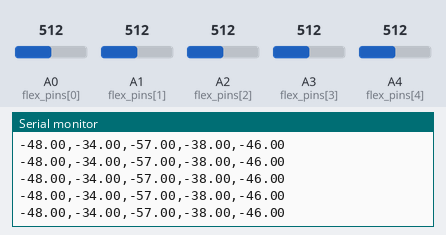
Bench run of a program on a simulated Arduino Nano, built with avr-gcc and run on an emulated ATmega328P. On the bench: the last lines printed to the serial monitor. The test bench sets the inputs (shaded band); at power-on: A0 (flex_pins[0]) = 512, A1 (flex_pins[1]) = 512, A2 (flex_pins[2]) = 512, A3 (flex_pins[3]) = 512, A4 (flex_pins[4]) = 512.

Above: at 1.2 s.
1.3 s: A0 (flex_pins[0]) set to 716
At 1.33 s:
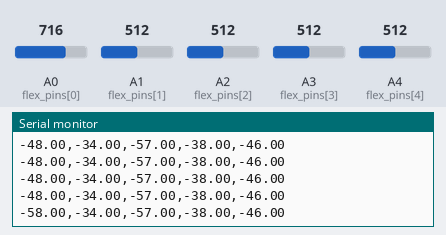
4.3 s: A1 (flex_pins[1]) set to 716
At 4.31 s:
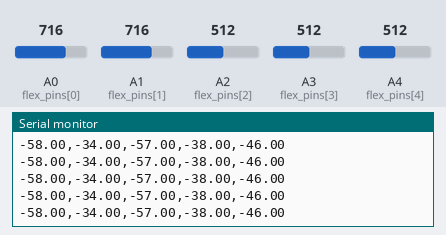
7.3 s: A2 (flex_pins[2]) set to 716
At 7.3 s:
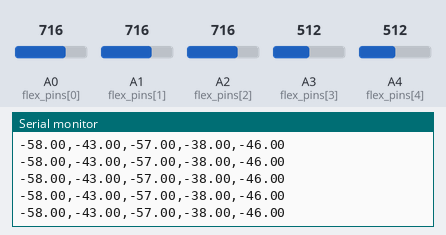
10.3 s: A3 (flex_pins[3]) set to 716
At 10.34 s:
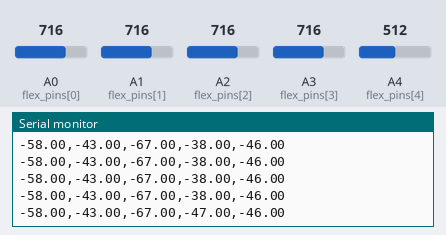
11.8 s: A4 (flex_pins[4]) set to 716
At 11.81 s:
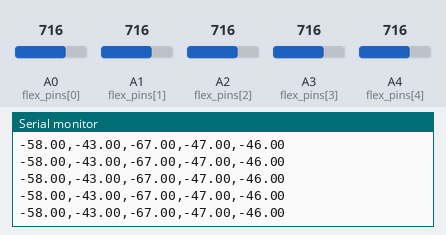
14.8 s: A0 (flex_pins[0]) set to 992
At 14.85 s:
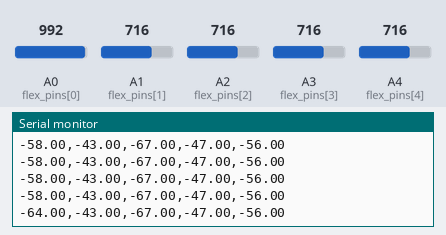
Timing chart, 0 to 17.3 s (numbered marks = the images above; inputs shaded):
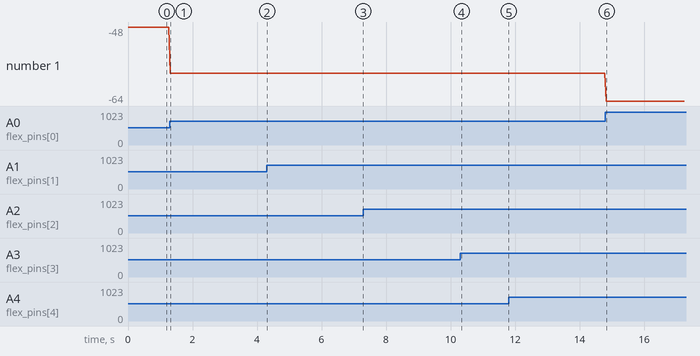

The program:

main.cpp
```cpp
#include <Arduino.h>
#include "sensors/flex.h"
#include "sensors/mpu.h""
#include "sensors/transceiver.h"

float finger[5];
float rotation[3];
float force[3];
const int BAUD_RATE = 9600;

void setup() {
  Serial.begin(BAUD_RATE);
  //setupMPU();
}

void loop() {
  // recordGyroRegisters();
  // recordAccelRegisters();
  // getGyroRotation(rotation[0], rotation[1], rotation[2]);
  // getAccForce(force[0], force[1], force[2]);
  getAngles(finger[0], finger[1], finger[2], finger[3], finger[4]);
  // float allData[10] = {rotation[0], rotation[1], rotation[2], force[0], force[1], force[2], finger[0], finger[1], finger[2], finger[3]};

  Serial.println(String(finger[0]) + "," + String(finger[1]) + "," + String(finger[2]) + "," + String(finger[3]) + "," + String(finger[4]));

  // Serial.println(String(finger[0]) + "|" + String(finger[1]) + "|"
  // + String(finger[2]) + "|" + String(finger[3]) + "|" + String(rotation[0]) + "|"
  // + String(rotation[1]) + "|" + String(rotation[2]) + "|" + String(force[0])+ "|"
  // + String(force[1]) + "|" + String(force[2]));

  //for(int i = 0; i < 5; i++){
  //  Serial.print(finger[i]);
  //  Serial.print(" | ");
  //}
  delay(50);
}
```

flex.h
```cpp
#include <Arduino.h>

void readFlexPins(float& f1, float& f2, float& f3, float& f4, float& f5);

void getAngles(float& f1, float& f2, float& f3, float& f4, float& f5);
```

mpu.h
```cpp
void setupMPU();

void processAccelData();

void processGyroData();

void recordAccelRegisters();

void recordGyroRegisters();

void getAccForce(float& aX, float& aY, float& aZ);

void getGyroRotation(float& gX, float& gY, float& gZ);

void getAccRaw(long& aX, long& aY, long& aZ);

void getGyroRaw(long& gX, long& gY, long& gZ);
```

transceiver.h
```cpp
// Transmitter
void setupTransmitter();

void sendText(const char text[]);

// Receiver
void setupReceiver();

void receiveText();
```

calc_hyp.cpp
```cpp
#include <Arduino.h>

int readSerial()
{
  int i = Serial.parseInt();

  if(i < 1 || (i%1 != 0))
  {
    Serial.println("That isn't a valid integer");
    return 0;
  }
  Serial.println(i);
  Serial.parseInt();
  return i;
}

void findSide(int x, int y)
{
  float hypotenuse = sqrt(x*x + y*y);

  Serial.print("Hypotenuse = ");
  Serial.println(hypotenuse);
}

void calculate_hypotenuse(){
  int a;
  int b;
  Serial.print("Enter a side value: ");
  while(!Serial.available());
  a = readSerial();
    if(a == 0)
    {
      return;
    }
  Serial.print("Enter the other side value: ");
  while(!Serial.available());
  b = readSerial();
    if(b == 0)
    {
      return;
    }
  findSide(a,b);

  Serial.println();
}
```

flex.cpp
```cpp
#include <Arduino.h>

const int flex_pins[5] = {A0, A1, A2, A3, A4};

void readFlexPins(float& f1, float& f2, float& f3, float& f4, float& f5){
  f1 = analogRead(flex_pins[0]);
  f2 = analogRead(flex_pins[1]);
  f3 = analogRead(flex_pins[2]);
  f4 = analogRead(flex_pins[3]);
  f5 = analogRead(flex_pins[4]);
}

void getAngles(float& f1, float& f2, float& f3, float& f4, float& f5){
  const float VCC = 4.725; // Measured voltage of Ardunio 5V line
  const float R_DIV = 10000.0; // Measured resistance of 3.3k resistor

  // Upload the code, then try to adjust these values to more
  // accurately calculate bend degree.
  const float STRAIGHT_RESISTANCE0 = 40300.0; // resistance when straight
  const float BEND_RESISTANCE0 = 96000.0; // resistance at 90 deg

  const float STRAIGHT_RESISTANCE1 = 32300.0; // resistance when straight
  const float BEND_RESISTANCE1 = 90000.0; // resistance at 90 deg

  const float STRAIGHT_RESISTANCE2 = 42300.0; // resistance when straight
  const float BEND_RESISTANCE2 = 93000.0; // resistance at 90 deg

  const float STRAIGHT_RESISTANCE3 = 32300.0; // resistance when straight
  const float BEND_RESISTANCE3 = 85000.0; // resistance at 90 deg

  const float STRAIGHT_RESISTANCE4 = 37300.0; // resistance when straight
  const float BEND_RESISTANCE4 = 90000.0; // resistance at 90 deg

  float flexV[5];
  flexV[0] = analogRead(flex_pins[0]) * VCC / 1023.0;
  flexV[1] = analogRead(flex_pins[1]) * VCC / 1023.0;
  flexV[2] = analogRead(flex_pins[2]) * VCC / 1023.0;
  flexV[3] = analogRead(flex_pins[3]) * VCC / 1023.0;
  flexV[4] = analogRead(flex_pins[4]) * VCC / 1023.0;

  float flexR[5];
  flexR[0] = R_DIV * (VCC / flexV[0] - 1.0);
  flexR[1] = R_DIV * (VCC / flexV[1] - 1.0);
  flexR[2] = R_DIV * (VCC / flexV[2] - 1.0);
  flexR[3] = R_DIV * (VCC / flexV[3] - 1.0);
  flexR[4] = R_DIV * (VCC / flexV[4] - 1.0);

  float angle[5];
  angle[0] = map(flexR[0], STRAIGHT_RESISTANCE0, BEND_RESISTANCE0, 0, 90.0);
  angle[1] = map(flexR[1], STRAIGHT_RESISTANCE1, BEND_RESISTANCE1, 0, 90.0);
  angle[2] = map(flexR[2], STRAIGHT_RESISTANCE2, BEND_RESISTANCE2, 0, 90.0);
  angle[3] = map(flexR[3], STRAIGHT_RESISTANCE3, BEND_RESISTANCE3, 0, 90.0);
  angle[4] = map(flexR[4], STRAIGHT_RESISTANCE4, BEND_RESISTANCE4, 0, 90.0);

  f1 = angle[0];
  f2 = angle[1];
  f3 = angle[2];
  f4 = angle[3];
  f5 = angle[4];
}
```

mpu.cpp
```cpp
// Using code from EEEnthusiast that I formatted to my needs
// https://github.com/VRomanov89/EEEnthusiast/blob/master/MPU-6050%20Implementation/MPU6050_Implementation/MPU6050_Implementation.ino

#include <Wire.h>

long accelX, accelY, accelZ;
float gForceX, gForceY, gForceZ;

long gyroX, gyroY, gyroZ;
float rotX, rotY, rotZ;

void setupMPU(){
  Wire.beginTransmission(0b1101000); //This is the I2C address of the MPU (b1101000/b1101001 for AC0 low/high datasheet sec. 9.2)
  Wire.write(0x6B); //Accessing the register 6B - Power Management (Sec. 4.28)
  Wire.write(0b00000000); //Setting SLEEP register to 0. (Required; see Note on p. 9)
  Wire.endTransmission();
  Wire.beginTransmission(0b1101000); //I2C address of the MPU
  Wire.write(0x1B); //Accessing the register 1B - Gyroscope Configuration (Sec. 4.4)
  Wire.write(0x00000000); //Setting the gyro to full scale +/- 250deg./s
  Wire.endTransmission();
  Wire.beginTransmission(0b1101000); //I2C address of the MPU
  Wire.write(0x1C); //Accessing the register 1C - Acccelerometer Configuration (Sec. 4.5)
  Wire.write(0b00000000); //Setting the accel to +/- 2g
  Wire.endTransmission();
}

void processAccelData(){
  gForceX = accelX / 16384.0;
  gForceY = accelY / 16384.0;
  gForceZ = accelZ / 16384.0;
}

void processGyroData() {
  rotX = gyroX / 131.0;
  rotY = gyroY / 131.0;
  rotZ = gyroZ / 131.0;
}

void recordAccelRegisters() {
  Wire.beginTransmission(0b1101000); //I2C address of the MPU
  Wire.write(0x3B); //Starting register for Accel Readings
  Wire.endTransmission();
  Wire.requestFrom(0b1101000,6); //Request Accel Registers (3B - 40)
  while(Wire.available() < 6);
  accelX = Wire.read()<<8|Wire.read(); //Store first two bytes into accelX
  accelY = Wire.read()<<8|Wire.read(); //Store middle two bytes into accelY
  accelZ = Wire.read()<<8|Wire.read(); //Store last two bytes into accelZ
  processAccelData();
}

void recordGyroRegisters() {
  Wire.beginTransmission(0b1101000); //I2C address of the MPU
  Wire.write(0x43); //Starting register for Gyro Readings
  Wire.endTransmission();
  Wire.requestFrom(0b1101000,6); //Request Gyro Registers (43 - 48)
  while(Wire.available() < 6);
  gyroX = Wire.read()<<8|Wire.read(); //Store first two bytes into accelX
  gyroY = Wire.read()<<8|Wire.read(); //Store middle two bytes into accelY
  gyroZ = Wire.read()<<8|Wire.read(); //Store last two bytes into accelZ
  processGyroData();
}

// "Getter" Methods

// processed Values
void getAccForce(float& aX, float& aY, float& aZ){
  aX = gForceX;
  aY = gForceY;
  aZ = gForceZ;
}

void getGyroRotation(float& gX, float& gY, float& gZ){
  gX = rotX;
  gY = rotY;
  gZ = rotZ;
}

// raw Values
void getAccRaw(long& aX, long& aY, long& aZ){
  aX = accelX;
  aY = accelY;
  aZ = accelZ;
}

void getGyroRaw(long& gX, long& gY, long& gZ){
  gX = gyroX;
  gY = gyroY;
  gZ = gyroZ;
}
```

transceiver.cpp
```cpp
#include <Arduino.h>
#include <SPI.h>
#include <nRF24L01.h>
#include <RF24.h>
RF24 radio(7, 8); // CE, CSN (Module Pins)
const byte address[6] = "00001";


// must be included in setup method not in loop
void setupTransmitter(){
  radio.begin();
  radio.openWritingPipe(address);
  radio.setPALevel(RF24_PA_MIN);
  radio.stopListening();
}

// must be included in setup method not in loop
void setupReceiver(){
  radio.begin();
  radio.openReadingPipe(0, address);
  radio.setPALevel(RF24_PA_MIN);
  radio.startListening();
}


void sendText(const char text[]){
  radio.write(&text, sizeof(text));
}

void receiveText(){
  if (radio.available()) {
    char text[32] = "";
    radio.read(&text, sizeof(text));
    Serial.println(text);
  }
}
```

utils.cpp
```cpp
#include <Arduino.h>
```

Measured:
- after the input at 1.3 s, the serial monitor: prints a new line at once (image 1)
- after the input at 10.3 s, the serial monitor: prints a new line at once (image 4)
- after the input at 14.8 s, the serial monitor: prints a new line at once (image 6)
- plotted number 1: -48 → -58 after the input at 1.3 s, -58 → -64 after the input at 14.8 s
